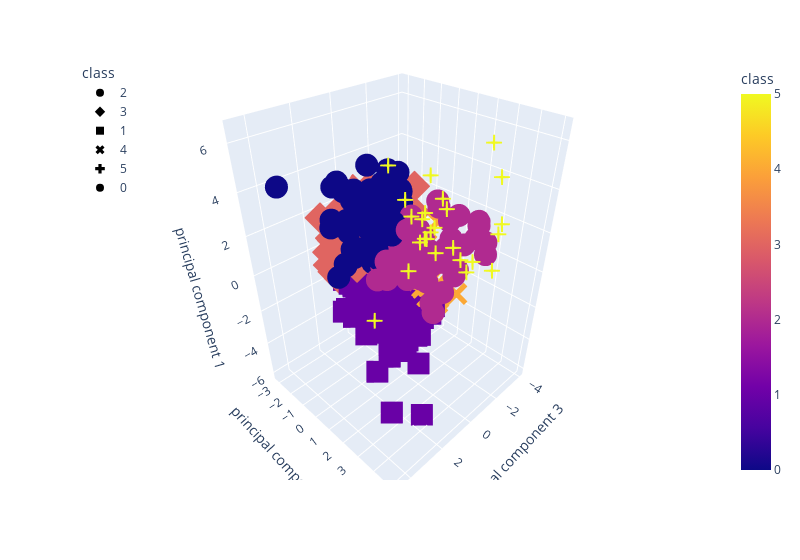

Write notebook code for a chart like this one.
### Code cell
# BONUS: plot the 6 principal components
km = KMeans(n_clusters=6, random_state=0)
km.fit(pca_df)
pca_df["class"] = km.labels_

import plotly.express as px
fig = px.scatter_3d(
    pca_df,
    x = "principal component 3",
    y = "principal component 2", 
    z = "principal component 1", 
    color='class', 
    symbol='class',
    width=800,
)

fig.update_layout(legend=dict(x=0, y=1))
fig.show()

### Figure 1 — Plotly figure (JSON) as saved in the notebook; plotly's stock layout.template omitted (floating-point values rounded to 4 significant figures; data arrays with more than 128 entries replaced by an {"elided": "..."} marker saying what was removed)
{"data": [{"hovertemplate": "class=%{marker.color}<br>principal component 3=%{x}<br>principal component 2=%{y}<br>principal component 1=%{z}<extra></extra>", "legendgroup": "2", "marker": {"color": [2, 2, 2, 2, 2, 2, 2, 2, 2, 2, 2, 2, 2, 2, 2, 2, 2, 2, 2, 2, 2, 2, 2, 2, 2, 2, 2, 2, 2, 2, 2, 2, 2, 2, 2, 2, 2, 2, 2, 2, 2, 2, 2, 2, 2, 2, 2, 2, 2, 2, 2, 2, 2, 2, 2, 2, 2], "coloraxis": "coloraxis", "symbol": "circle"}, "mode": "markers", "name": "2", "scene": "scene", "showlegend": true, "type": "scatter3d", "x": [-1.385, 2.004, 0.9319, 0.5068, -2.841, -1.404, 1.072, -0.9498, -0.04328, -0.3701, 0.3943, 0.1302, 0.4207, -1.451, 0.3108, 0.9564, -0.5792, -2.105, -3.832, -1.401, 0.2623, 0.153, 1.054, 1.611, -2.496, -0.2915, -0.1987, -0.1176, 0.8539, 1.942, -0.3277, 1.494, 1.696, 0.1525, 1.818, -0.5371, -0.9142, -2.783, 1.348, 0.455, -0.2995, -3.496, 0.1884, -1.179, -0.9612, -3.011, 0.1202, 0.9965, 1.017, -0.9265, -1.031, -0.9548, -2.057, -1.356, -1.149, -1.175, -2.646], "y": [1.145, 1.385, 2.036, 1.585, 2.556, 1.563, 0.655, 2.969, 0.8873, 2.145, 0.6095, 1.328, 0.7357, 2.313, 2.835, 2.489, 1.187, 3.602, 1.953, 2.073, 1.211, 1.351, 1.012, 1.829, 0.5601, 2.494, 0.9104, 0.7118, 1.419, 1.887, 1.71, 3.97, 1.605, 3.293, 1.716, 1.264, 1.175, 3.206, 1.991, 1.837, 0.9768, 1.039, 2.579, 2.352, 0.3977, 2.547, 2.044, 3.153, 1.443, 2.215, 1.297, 1.115, 2.53, 0.4982, 2.03, 2.95, 1.342], "z": [0.5355, 0.7914, 0.5891, 2.586, 1.144, 2.877, 0.6048, 0.29, 1.85, 0.668, 1.336, 0.9278, 0.9801, 0.9243, -0.5504, 1.202, 0.4728, 1.726, 1.377, 1.084, 1.512, 0.3775, 0.8776, 1.515, 2.4, 1.262, 1.535, 1.108, 0.5314, 1.041, 1.88, 0.3057, 1.673, 0.1787, 1.751, 0.4473, 1.496, 0.6293, 1.17, 1.769, 0.7078, 1.456, 1.525, 2.623, 2.171, 1.729, 0.1988, 1.081, 0.7116, 0.636, 0.7252, 0.4428, 1.156, 1.375, 0.8903, 0.4761, 0.699]}, {"hovertemplate": "class=%{marker.color}<br>principal component 3=%{x}<br>principal component 2=%{y}<br>principal component 1=%{z}<extra></extra>", "legendgroup": "3", "marker": {"color": {"elided": "154 int values"}, "coloraxis": "coloraxis", "symbol": "diamond"}, "mode": "markers", "name": "3", "scene": "scene", "showlegend": true, "type": "scatter3d", "x": {"elided": "154 float values"}, "y": {"elided": "154 float values"}, "z": {"elided": "154 float values"}}, {"hovertemplate": "class=%{marker.color}<br>principal component 3=%{x}<br>principal component 2=%{y}<br>principal component 1=%{z}<extra></extra>", "legendgroup": "1", "marker": {"color": {"elided": "156 int values"}, "coloraxis": "coloraxis", "symbol": "square"}, "mode": "markers", "name": "1", "scene": "scene", "showlegend": true, "type": "scatter3d", "x": {"elided": "156 float values"}, "y": {"elided": "156 float values"}, "z": {"elided": "156 float values"}}, {"hovertemplate": "class=%{marker.color}<br>principal component 3=%{x}<br>principal component 2=%{y}<br>principal component 1=%{z}<extra></extra>", "legendgroup": "4", "marker": {"color": {"elided": "165 int values"}, "coloraxis": "coloraxis", "symbol": "x"}, "mode": "markers", "name": "4", "scene": "scene", "showlegend": true, "type": "scatter3d", "x": {"elided": "165 float values"}, "y": {"elided": "165 float values"}, "z": {"elided": "165 float values"}}, {"hovertemplate": "class=%{marker.color}<br>principal component 3=%{x}<br>principal component 2=%{y}<br>principal component 1=%{z}<extra></extra>", "legendgroup": "5", "marker": {"color": [5, 5, 5, 5, 5, 5, 5, 5, 5, 5, 5, 5, 5, 5, 5, 5, 5, 5, 5, 5, 5, 5, 5, 5, 5], "coloraxis": "coloraxis", "symbol": "cross"}, "mode": "markers", "name": "5", "scene": "scene", "showlegend": true, "type": "scatter3d", "x": [-0.926, -3.975, 1.63, 0.2903, -0.5595, 0.6487, 0.8769, -0.2419, 1.579, 0.4689, 1.351, -1.19, 1.44, -0.3892, 1.271, -0.01416, 0.3511, 2.797, 0.3166, -0.2962, 1.205, -0.1888, 4.605, -0.1541, -1.726], "y": [4.895, 2.791, 3.539, 4.491, 5.054, 1.599, 2.158, 2.937, 2.714, 2.681, 3.062, 4.826, 3.633, 4.245, 3.304, 3.547, 3.205, 2.94, 2.204, 1.797, 3.709, 2.415, 4.086, 3.837, 3.717], "z": [3.191, 3.796, 3.522, 1.868, 1.801, 3.982, 3.569, 3.754, 1.68, 5.284, 3.033, 3.482, 3.741, 1.898, 3.25, 2.395, 4.505, 6.459, 3.249, 3.125, 2.795, 2.744, 1.872, 1.899, 6.178]}, {"hovertemplate": "class=%{marker.color}<br>principal component 3=%{x}<br>principal component 2=%{y}<br>principal component 1=%{z}<extra></extra>", "legendgroup": "0", "marker": {"color": [0, 0, 0, 0, 0, 0, 0, 0, 0, 0, 0, 0, 0, 0, 0, 0, 0, 0, 0, 0, 0, 0, 0, 0, 0, 0, 0, 0, 0, 0, 0, 0, 0, 0, 0, 0, 0, 0, 0, 0, 0, 0, 0, 0, 0, 0, 0, 0, 0, 0, 0, 0, 0, 0, 0, 0, 0, 0, 0, 0, 0], "coloraxis": "coloraxis", "symbol": "circle"}, "mode": "markers", "name": "0", "scene": "scene", "showlegend": true, "type": "scatter3d", "x": [0.4108, -0.1688, 2.14, 0.2567, 0.2913, 0.9929, 0.3289, 0.2392, 0.4965, 1.098, -0.152, 0.5659, 1.86, 3.89, 0.09788, 2.119, 0.3346, -0.9424, 0.675, 0.4801, -0.5465, 1.256, 1.157, 1.191, 1.919, 2.305, 1.699, 0.2649, 0.3499, -0.2685, 2.386, 2.373, 0.7557, 1.039, 2.538, 1.783, 0.6012, -1.58, 1.041, 1.441, 2.318, 0.4097, 0.6385, 0.9978, 1.219, 1.787, 1.631, 1.351, -0.361, -1.088, -0.1153, 0.628, 2.141, 1.624, -0.3425, 0.5499, 2.23, 0.8836, 0.979, 1.152, 0.003406], "y": [-0.4984, 0.2568, -0.6445, 0.2381, -0.8438, -2.501, 0.2554, 0.2834, -0.7036, 0.1126, -0.1237, 0.03845, -1.65, -2.116, -0.1919, -0.501, 0.6378, -0.1755, -2.607, -0.01925, -0.9833, -0.7392, 1.007, 0.6362, -0.1033, 0.1165, -0.4363, -0.9081, -0.2308, -0.4531, 0.6782, -0.8833, 0.9657, -1.181, -0.4764, 0.9093, -0.4584, -1.035, -0.182, -0.5016, 0.2766, -1.001, 0.8337, 0.2433, -1.5, -0.02397, -0.8113, 0.2568, -0.7931, -0.792, -0.4664, -2.195, -0.451, 0.9973, 0.3546, 0.7476, 0.3117, -0.066, 0.03669, -0.7821, 0.7322], "z": [1.687, 1.567, 4.47, 4.66, 2.212, 3.225, 1.665, 1.044, 1.597, 0.5812, 3.628, 1.575, 1.896, 4.353, 1.932, 0.6969, 2.469, 2.629, 3.17, 3.674, 3.404, 3.297, 3.19, 1.038, 1.133, 2.611, 1.236, 3.084, 2.713, 1.786, 2.141, 2.793, 2.5, 1.999, 0.2381, 2.073, 3.671, 3.559, 1.276, 3.935, 1.892, 2.699, 2.558, 0.7648, 3.562, 1.5, 2.516, 5.196, 2.884, 2.817, 2.81, 2.978, 0.6302, 1.869, 3.643, 2.011, 4.063, 0.801, 1.727, 2.261, 3.807]}], "layout": {"coloraxis": {"colorbar": {"title": {"text": "class"}}, "colorscale": [[0, "#0d0887"], [0.1111, "#46039f"], [0.2222, "#7201a8"], [0.3333, "#9c179e"], [0.4444, "#bd3786"], [0.5556, "#d8576b"], [0.6667, "#ed7953"], [0.7778, "#fb9f3a"], [0.8889, "#fdca26"], [1, "#f0f921"]]}, "legend": {"title": {"text": "class"}, "tracegroupgap": 0, "x": 0, "y": 1}, "margin": {"t": 60}, "scene": {"domain": {"x": [0, 1], "y": [0, 1]}, "xaxis": {"title": {"text": "principal component 3"}}, "yaxis": {"title": {"text": "principal component 2"}}, "zaxis": {"title": {"text": "principal component 1"}}}, "width": 800}}
